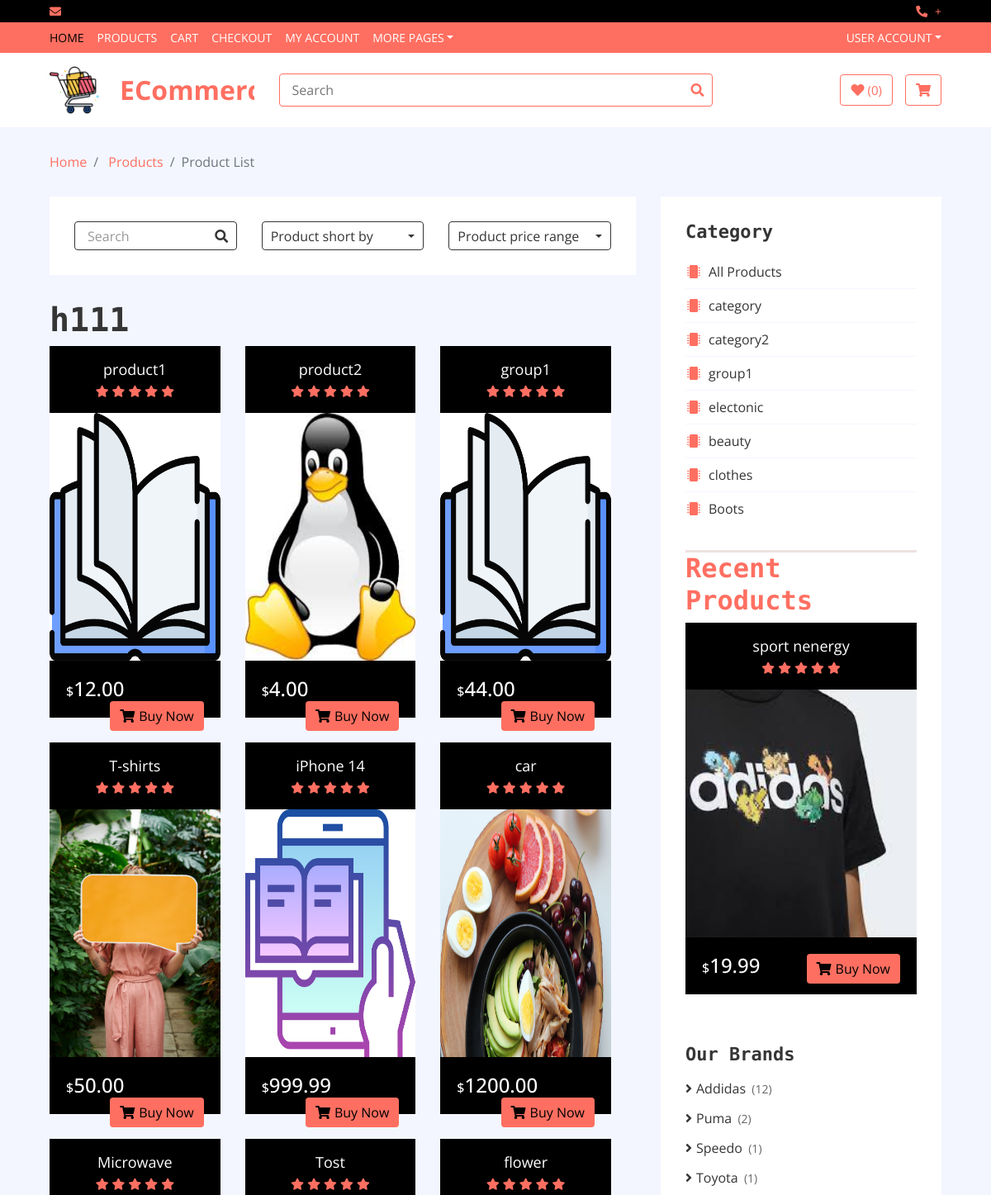
Page /products (upper part) on the committed database.
### ecommerce_app/models.py (models this page shows, shortened)
class Product(models.Model):
    name = models.CharField(max_length=80)
    category = models.ForeignKey(Category, on_delete=models.CASCADE)
    description = models.TextField(blank=True, null=None)
    price = models.DecimalField(max_digits=7, decimal_places=2)
    stock = models.BooleanField(default=True)
    quantity = models.PositiveIntegerField(default=0)
    image = models.ImageField(upload_to=f"image/pro_", blank=True )
    created_at=models.DateTimeField(auto_now_add=True )
    prand =models.ForeignKey(Prand , on_delete=models.CASCADE)

class Category(models.Model):
    name = models.CharField(max_length=80)

class Prand(models.Model):
    name=models.CharField(max_length=30)
    icon=models.ImageField(upload_to=f"icon/prand", blank=True )
    def __str__(self):
        return self.name

### ecommerce_app/views.py (the view)
# urls.py: path("products", product_list_api, name="product_list"),
def product_list_api(request):
    products =  Product.objects.all()
    categories= Category.objects.all()
    prands = Prand.objects.all()
    tags=Tags.objects.all()
    prandinfo=[]
    for pran in prands :
        count=0
        pranditem = {}
        for prducta in products:
            if(prducta.prand.pk==pran.pk):
                count+=1
        if count>0:
            pranditem.update({"name":pran})
            pranditem.update({"count":count})
            pranditem.update({"pk":pran.pk})
            prandinfo.append(pranditem)
    products_r =  Product.objects.all().order_by('-created_at')
    recent_products=products_r[:10]
    context = {
    'products': products,
    'categories':categories,
    'prands':prandinfo,
    'tags':tags,
    'recent_products':recent_products,
    }
    return render(request ,"product-list_api.html" , context)

### ecommerce_app/templates/product-list_api.html (shortened to what this page needs)
{% extends 'base.html' %} {% load static %}  {% load static %} {% block body %}
<div class="breadcrumb-wrap">
    <div class="container-fluid">
        <ul class="breadcrumb">
            <li class="breadcrumb-item"><a href="{% url 'home'  %}">Home</a></li>
            <li class="breadcrumb-item">{% if category %}
                <a href="{% url 'product_category' category.pk %}">{{category.name}}</a> {% elif ProductsPrand %}
                <a href="{% url 'product_prand_list' ProductsPrand.pk %}">{{ProductsPrand.name}}</a> {% else %}
                <a href="{% url 'product_list'  %}">Products</a> {% endif %}</li>
            <li class="breadcrumb-item active">Product List</li>
        </ul>
    </div>
</div>
<div class="product-view">
    <div class="container-fluid">
        <div class="row">
            <div class="col-lg-8">
                <div class="row">
                    <div class="col-md-12">
                        <div class="product-view-top">
                            <div class="row">
                                <div class="col-md-4">
                                    <div class="product-search">
                                        <input type="email" value="Search">
                                        <button><i class="fa fa-search"></i></button>
                                    </div>
                                </div>
                                <div class="col-md-4">
                                    <div class="product-short">
                                        <div class="dropdown">
                                            {% if order_style %}
                                            <div class="dropdown-toggle" data-toggle="dropdown">{{order_style}}</div>{% else%}
                                            <div class="dropdown-toggle" data-toggle="dropdown">Product short by</div>{% endif%}
                                        </div>
                                    </div>
                                </div>
                                <div class="col-md-4">
                                    <div class="product-price-range">
                                        <div class="dropdown">
                                            <div class="dropdown-toggle" data-toggle="dropdown">{% if price_text %} {{price_text}} {% else%} Product price range {% endif %}</div>
                                        </div>
                                    </div>
                                </div>
                            </div>
                        </div>
                    </div>
                    <div class="row col-md-12" id="Allproducts">
                        <div class=" col-lg-12 sidebar ">
                            <h1>h111</h1>
                        </div>
                        <br> {% for product in products %}
                        <div class="col-md-4">
                            <a href="{% url 'product_Details' product.pk %}">
                                <div class="product-item">
                                    <div class="product-title">
                                        <a href="{% url 'product_Details' product.pk %}">{{product.name}}  </a>
                                        <div class="ratting">
                                            <i class="fa fa-star"></i>
                                            <i class="fa fa-star"></i>
                                            <i class="fa fa-star"></i>
                                            <i class="fa fa-star"></i>
                                            <i class="fa fa-star"></i>
                                        </div>
                                    </div>
                                    <div class="product-image">
                                        <a href="{% url 'product_Details' product.pk %}">
                                            <img src="{{product.image.url}}" height="300px" alt="Product Image {{ product.pk}} {{imgea.product}}">
                                        </a>
                                    </div>
                                    <div class="product-price">
                                        <h3><span>$</span>{{product.price}}</h3>
                                        <a class="btn" href=""><i class="fa fa-shopping-cart"></i>Buy Now</a>
                                    </div>
                                </div>
                            </a>
                        </div>
                        {% endfor %}
                    </div>
                </div>
            </div>
            <div class="col-lg-4 sidebar">
                <div class="sidebar-widget category">
                    <h2 class="title">Category</h2>
                    <nav class="navbar bg-light">
                        <ul class="navbar-nav">
                            <li class="nav-item">
                                <a class="nav-link" href="{% url 'product_list' %}"><i class="fa fa-microchip"></i>All Products</a>
                            </li>
                            {% for cat in categories %}
                            <li class="nav-item">
                                <a class="nav-link" href="{% url 'product_category' cat.pk %}"><i class="fa fa-microchip"></i>{{cat.name}}</a>
                            </li>
                            {% endfor %}
                        </ul>
                    </nav>
                </div>
                <div class="sidebar-widget widget-slider">
                    <div class="section-header">
                        <h2 style="font-family: 'Source Code Pro', monospace;
                        font-weight: 900; color: #ff6f61;
                         border-top: 3px solid rgba(177, 116, 116, 0.212);">
                            Recent Products</h2>
                    </div>
                    <div class="sidebar-slider normal-slider">
                        {% for product_recent in recent_products%}
                        <div class="product-item">
                            <div class="product-title">
                                <a href="#">{{product_recent.name}}</a>
                                <div class="ratting">
                                    <i class="fa fa-star"></i>
                                    <i class="fa fa-star"></i>
                                    <i class="fa fa-star"></i>
                                    <i class="fa fa-star"></i>
                                    <i class="fa fa-star"></i>
                                </div>
                            </div>
                            <div class="product-image">
                                <a href="{% url 'product_Details' product_recent.pk %}">
                                    <img src="{{product_recent.image.url}}" height="300px" alt="Product Image">
                                </a>
                            </div>
                            <div class="product-price">
                                <h3><span>$</span>{{product_recent.price}}</h3>
                                <a class="btn" href=""><i class="fa fa-shopping-cart"></i>Buy Now</a>
                            </div>
                        </div> {% endfor %}
                    </div>
                </div>
                <div class="sidebar-widget brands">
                    {% if prands %}
                    <h2 class="title">Our Brands</h2>
                    <ul>
                        {% if category %}{% for prand in prands %}
                        <li><a href="{% url 'product_category_prand_list' category.pk prand.pk %}">{{prand.name}} </a><span>&nbsp; ({{prand.count}})</span></li>{% endfor %} {% else %} {% for prand in prands %}
                        <li><a href="{% url 'product_prand_list' prand.pk %}">{{prand.name}} </a><span>&nbsp; ({{prand.count}})</span></li>{% endfor %}{% endif %}
                    </ul>
                    {% endif %}
                </div>
            </div>
        </div>
    </div>
</div>
{% endblock %}

### ecommerce_app/static/css/style.css (style rules this page uses)
body { color: #353535; font-family: 'Open Sans', sans-serif; font-weight: 400; background: #f3f6ff; }
a { color: #FF6F61; }
h1 { font-family: 'Source Code Pro', monospace; font-weight: 900; }
h2 { font-family: 'Source Code Pro', monospace; font-weight: 700; }
@media (min-width: 992px) { .container-fluid { padding-right: 60px; padding-left: 60px; } }
.btn { color: #FF6F61; background: #ffffff; border: 1px solid #FF6F61; }
.breadcrumb-wrap { position: relative; width: 100%; }
.breadcrumb-wrap .breadcrumb { margin: 0; padding: 0; background: transparent; }
.category { position: relative; padding: 0 15px; margin-bottom: 30px; }
.product-item { position: relative; }
.product-item .product-title { padding: 15px; text-align: center; background: #000000; transition: all .3s; }
.product-item .product-title a, .product-item .product-title .ratting { position: relative; width: 100%; }
.product-item .product-title a { margin-bottom: 5px; color: #ffffff; font-size: 18px; }
.product-item .product-title .ratting i { font-size: 14px; color: #FF6F61; }
.product-item .product-image { position: relative; overflow: hidden; }
.product-item .product-image a { display: block; background: #ffffff; transition: .3s; }
.product-item .product-image img { width: 100%; transition: all .3s; }
.product-item .product-price { padding: 20px; background: #000000; transition: all .3s; }
.product-item .product-price h3 { display: inline-block; color: #ffffff; margin: 0; font-size: 24px; }
.product-item .product-price h3 span { font-size: 16px; }
.product-item .product-price .btn { float: right; border: none; color: #000000; background: #FF6F61; }
.product-item .product-price .btn i { margin-right: 5px; }
.product-view { position: relative; width: 100%; padding: 30px 0; }
.product-view .product-view-top { padding: 30px; margin-bottom: 30px; background: #ffffff; }
.product-view .product-search { position: relative; width: 100%; }
.product-view .product-search input { width: 100%; height: 35px; padding: 0 15px; color: #999999; background: transparent; border: 1px solid #353535; border-radius: 4px; transition: all .3s; }
.product-view .product-search button { position: absolute; width: 35px; height: 33px; top: 1px; right: 1px; text-align: center; background: transparent; color: #353535; border: none; border-radius: 0 4px 4px 0; transition: all .3s; }
.product-view .product-search button i { font-size: 16px; }
.product-view .product-short, .product-view .product-price-range { position: relative; width: 100%; text-align: right; }
.product-view .product-short .dropdown .dropdown-toggle, .product-view .product-price-range .dropdown .dropdown-toggle { display: block; width: 100%; height: 35px; padding: 5px 10px; background: transparent; border: 1px solid #353535; text-align: left; border-radius: 4px; cursor: pointer; transition: all .3s; }
.product-view .product-short .dropdown .dropdown-toggle::after, .product-view .product-price-range .dropdown .dropdown-toggle::after { float: right; margin-top: 10px; }
.product-view .product-item { margin-bottom: 30px; }
.sidebar-widget { padding: 30px; background: #ffffff; }
.sidebar-widget:not(:first-child) { padding-top: 0; }
.sidebar-widget .title { position: relative; font-size: 22px; text-transform: capitalize; margin-bottom: 15px; }
.sidebar-widget.category { margin: 0; }
.sidebar-widget.category .navbar { padding: 0; overflow: hidden; background: #ffffff !important; }
.sidebar-widget.category .navbar-nav { width: 100%; }
.sidebar-widget.category .navbar li { border-bottom: 1px solid #f3f6ff; }
.sidebar-widget.category .navbar li:last-child { border-bottom: none; }
.sidebar-widget.category .navbar a { color: #353535; }
.sidebar-widget.category .navbar i { color: #FF6F61; width: 20px; text-align: center; margin-right: 8px; }
.sidebar-widget.brands ul { margin: 0; padding: 0; list-style: none; }
.sidebar-widget.brands ul li { margin-bottom: 12px; }
.sidebar-widget.brands ul li a { color: #353535; white-space: nowrap; display: inline-block; line-height: 23px; transition: all .3s; }
.sidebar-widget.brands ul li a::before { content: '\f105'; font-family: 'Font Awesome 5 Free'; font-weight: 900; padding-right: 5px; }
.sidebar-widget.brands ul li span { display: inline-block; color: #666666; font-size: 14px; font-weight: 400; }
.sidebar-widget.widget-slider { position: relative; }

### rows in the picture
Product: name "product1", image (picture), price "12.00"
Product: name "product2", image (picture), price "4.00"
Product: name "group1", image (picture), price "44.00"
Product: name "T-shirts", image (picture), price "50.00"
Product: name "iPhone 14", image (picture), price "999.99"
Product: name "car", image (picture), price "1200.00"
Product: name "Microwave"
Product: name "Tost"
Product: name "flower"
Category: name "category"
Category: name "category2"
Category: name "group1"
Category: name "electonic"
Category: name "beauty"
Category: name "clothes"
Category: name "Boots"
Product: name "sport nenergy", image (picture), price "19.99"
Prand: name "Addidas", count "12"
Prand: name "Puma", count "2"
Prand: name "Speedo", count "1"
Prand: name "Toyota", count "1"
